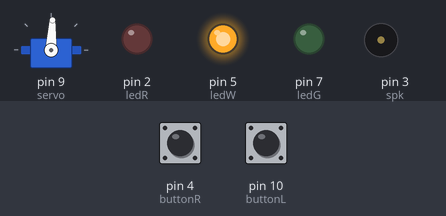
Recording of a sketch running on a simulated Arduino Uno, built with avr-gcc and run on an emulated ATmega328P. Shown: servo, output pins drawn as LEDs (lit = HIGH), buzzer (waves = sounding). The inputs (shaded band) are chosen by the test bench; at power-on: pin 4 (buttonR) HIGH, pin 10 (buttonL) HIGH.

Above: at 1.2 s.
1.3 s: pin 4 (buttonR) pulsed LOW 2 times (0.12 s each, 0.3 s apart)
At 1.61 s:
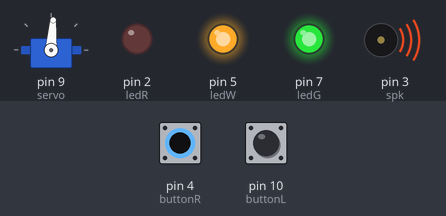
3.4 s: pin 10 (buttonL) pulled LOW for 0.15 s
At 4.2 s:
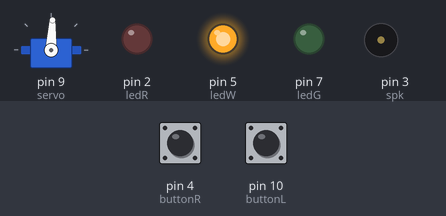
5.0 s: pin 10 (buttonL) pulled LOW for 1 s
At 5.4 s:
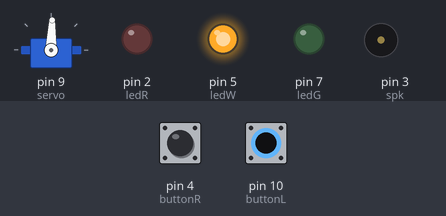
7.5 s: pin 10 (buttonL) pulsed LOW 5 times (0.12 s each, 0.3 s apart)
At 8.27 s:
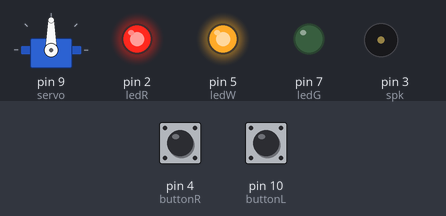
10.5 s: pin 4 (buttonR) pulled LOW for 0.15 s
At 11.7 s:
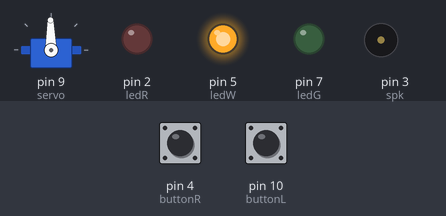
12.1 s: pin 4 (buttonR) pulled LOW for 1 s
At 13.2 s:
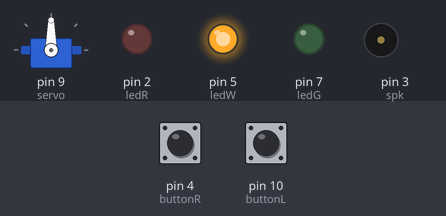
Timing chart, 0 to 15.1 s (numbered marks = the images above; inputs shaded):
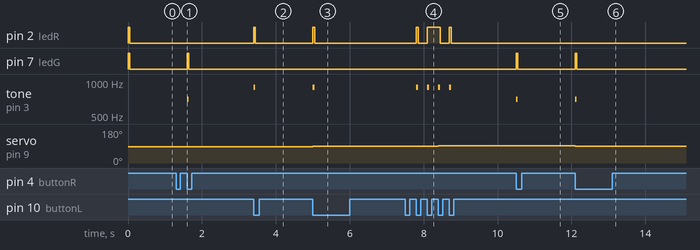

Measured:
- after the input at 1.3 s, pin 7 (ledG): LOW → HIGH after 0.30 s, → LOW 0.05 s later; tone on pin 3 (spk): silent → 700 Hz after 0.30 s, → silent 0.05 s later; servo on pin 9 (servo): 87° → 86° after 0.30 s
- after the input at 3.4 s, pin 2 (ledR): LOW → HIGH at once, → LOW 0.05 s later; tone on pin 3 (spk): silent → 900 Hz at once, → silent 0.05 s later; servo on pin 9 (servo): 86° → 87° at once
- after the input at 5.0 s, pin 2 (ledR): LOW → HIGH at once, → LOW 0.05 s later; tone on pin 3 (spk): silent → 900 Hz at once, → silent 0.05 s later; servo on pin 9 (servo): 87° → 88° at once
- after the input at 7.5 s, pin 2 (ledR): goes HIGH 0.05 s, LOW 0.25 s, HIGH 0.35 s, LOW 0.25 s, HIGH 0.05 s, then LOW, starting after 0.30 s; tone on pin 3 (spk): alternates 900 Hz for 0.05 s and silent for 0.25 s, 8 changes in all, then stays silent, starting after 0.30 s
- after the input at 10.5 s, pin 7 (ledG): LOW → HIGH at once, → LOW 0.05 s later; tone on pin 3 (spk): silent → 700 Hz at once, → silent 0.05 s later; servo on pin 9 (servo): 92° → 91° at once
- after the input at 12.1 s, pin 7 (ledG): LOW → HIGH at once, → LOW 0.05 s later; tone on pin 3 (spk): silent → 700 Hz at once, → silent 0.05 s later; servo on pin 9 (servo): 91° → 90° at once

The sketch:

Branlix2000.ino
```cpp
#include <Servo.h>

// White LED
int ledW=5;
// Red LED (Left)
int ledR=2;
// Green LED (Right)
int ledG=7;

// Left button
int buttonL=10;
// Right button
int buttonR=4;

long unsigned int oldmillis1=0;
long unsigned int oldmillis2=0;

// Old button states for rising edge detection
bool buttonL_old=0;
bool buttonR_old=0;


// Speaker
int spk=3;

// Servo declaration
Servo servo;
// Init arrow in center position
int arrowPos = 87;

void setup() {
	// Pin affectation
	servo.attach(9);

	// LED pins declarations
	pinMode(ledG, OUTPUT);
	pinMode(ledR, OUTPUT);
	pinMode(ledW, OUTPUT);

	digitalWrite(ledW, HIGH);
	digitalWrite(ledG, HIGH);
	digitalWrite(ledR, HIGH);

	// Buttons pin declarations
	pinMode(buttonL,INPUT);
	pinMode(buttonR,INPUT);
}

void loop() {


//////////////////////////////////////////////
servo.write(arrowPos);

	// Left button rising edge
	if (!digitalRead(buttonL) && buttonL_old==1){
		arrowPos++;
		digitalWrite(ledR, HIGH);
		oldmillis1=millis();
		tone(spk, 900, 50);
	}
	// Right button rising edge
	if(!digitalRead(buttonR) && buttonR_old==1){
		arrowPos--;
		digitalWrite(ledG, HIGH);
		oldmillis2=millis();
		tone(spk, 700, 50);
	}

	// Tempo de clignotement des leds
	if(millis()-oldmillis1==50)
	digitalWrite(ledR, LOW);
	if(millis()-oldmillis2==50)
	digitalWrite(ledG, LOW);

	// Buttons state reading
	buttonL_old=digitalRead(buttonL);
	buttonR_old=digitalRead(buttonR);
	//////////////////////////////////////////////

	if (arrowPos>111 || arrowPos<65){
		win();
	}

}

void win(){
	delay(2000);
	int i=20;
	while (digitalRead(buttonL)!=0 || digitalRead(buttonR)!=0)
	{
		for(; i<5000; i++)
		tone(spk, i, 50);
		i=20;
	}
	arrowPos=87;
	delay(1000);
	digitalWrite(ledG, LOW);
	digitalWrite(ledR, LOW);
}
```
